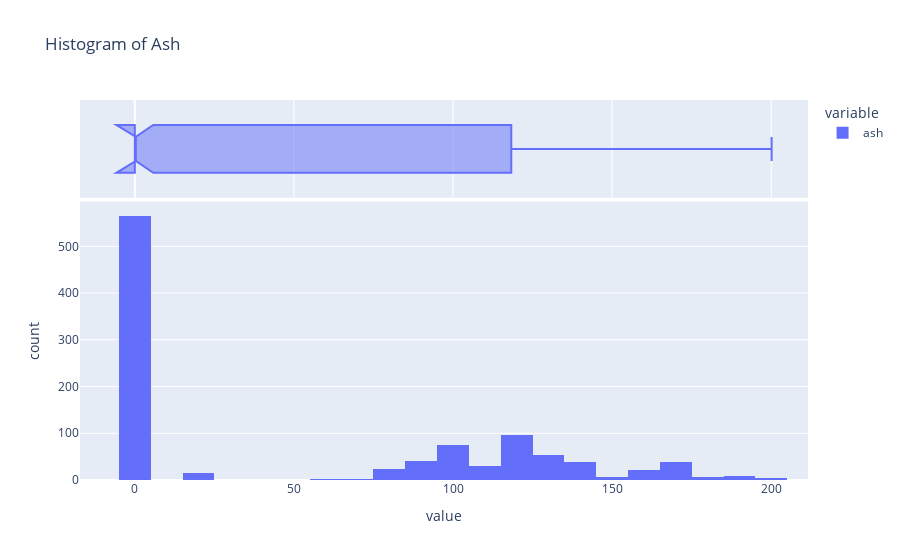

The cell this chart's notebook holds for it:
### Markdown cell above
#### Ash

### Code cell
fig=px.histogram(df.ash,title="Histogram of Ash",marginal="box")
fig.show()

### Figure 1 — Plotly figure (JSON) as saved in the notebook; plotly's stock layout.template omitted (floating-point values rounded to 4 significant figures; data arrays with more than 128 entries replaced by an {"elided": "..."} marker saying what was removed)
{"data": [{"alignmentgroup": "True", "bingroup": "x", "hovertemplate": "variable=ash<br>value=%{x}<br>count=%{y}<extra></extra>", "legendgroup": "ash", "marker": {"color": "#636efa", "pattern": {"shape": ""}}, "name": "ash", "offsetgroup": "ash", "orientation": "v", "showlegend": true, "type": "histogram", "x": {"elided": "1030 float values"}, "xaxis": "x", "yaxis": "y"}, {"alignmentgroup": "True", "hovertemplate": "variable=ash<br>value=%{x}<extra></extra>", "legendgroup": "ash", "marker": {"color": "#636efa"}, "name": "ash", "notched": true, "offsetgroup": "ash", "showlegend": false, "type": "box", "x": {"elided": "1030 float values"}, "xaxis": "x2", "yaxis": "y2"}], "layout": {"barmode": "relative", "legend": {"title": {"text": "variable"}, "tracegroupgap": 0}, "title": {"text": "Histogram of Ash"}, "xaxis": {"anchor": "y", "domain": [0, 1], "title": {"text": "value"}}, "xaxis2": {"anchor": "y2", "domain": [0, 1], "matches": "x", "showgrid": true, "showticklabels": false}, "yaxis": {"anchor": "x", "domain": [0, 0.7326], "title": {"text": "count"}}, "yaxis2": {"anchor": "x2", "domain": [0.7426, 1], "matches": "y2", "showgrid": false, "showline": false, "showticklabels": false, "ticks": ""}}}
